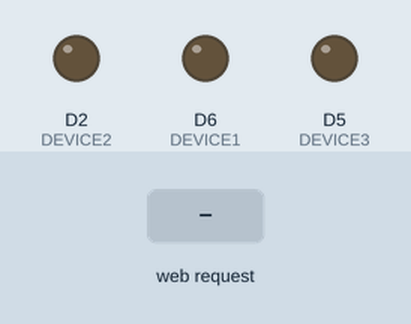
This sketch was run on a simulated ESP8266 (NodeMCU). Shown: output pins drawn as LEDs (lit = HIGH). The inputs (shaded band) are chosen by the test bench. WiFi joins after 1.5 s; servers stay silent unless stated; what the sketch prints to the serial monitor is not drawn.

Above: at 2.7 s.
2.8 s: HTTP request GET /dev1_on received
At 3.2 s:
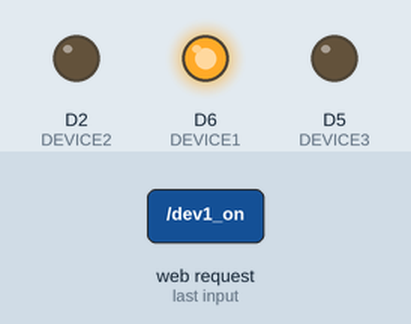
4.3 s: HTTP request GET /dev2_on received
At 5.5 s:
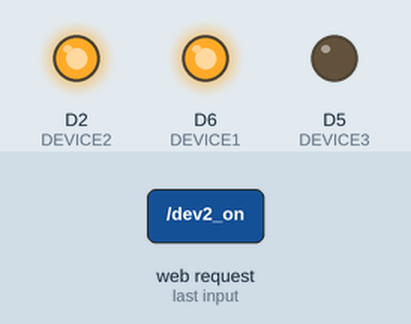
5.8 s: HTTP request GET /dev1_off received
At 6.7 s:
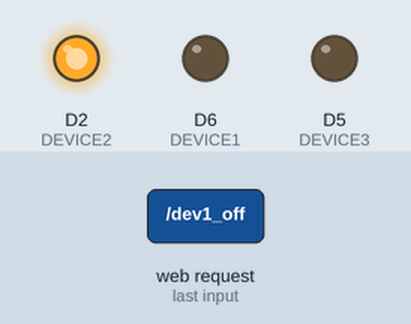
7.3 s: HTTP request GET /dev3_on received
At 7.8 s:
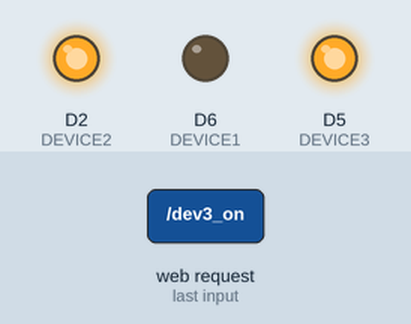
8.8 s: HTTP request GET /dev2_off received
At 10.0 s:
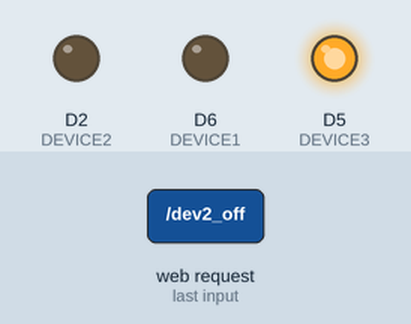
10.3 s: HTTP request GET /dev3_off received
At 11.3 s:
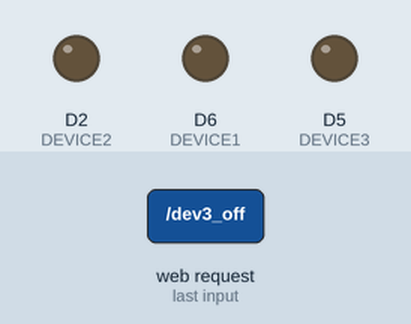
Timing chart, 0 to 12.8 s (numbered marks = the images above; inputs shaded):
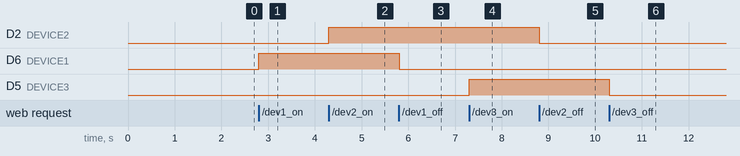

Measured:
- after the input at 2.8 s, D6 (DEVICE1): LOW → HIGH at once
- after the input at 4.3 s, D2 (DEVICE2): LOW → HIGH at once
- after the input at 5.8 s, D6 (DEVICE1): HIGH → LOW at once
- after the input at 7.3 s, D5 (DEVICE3): LOW → HIGH at once
- after the input at 8.8 s, D2 (DEVICE2): HIGH → LOW at once
- after the input at 10.3 s, D5 (DEVICE3): HIGH → LOW at once

The sketch:

HomeAutoApp.ino
```cpp
#include <ESP8266WiFi.h>
#define DEVICE1 D6
#define DEVICE2 D2
#define DEVICE3 D5
const char* ssid = "Enter_SSID";
 const char* password = "Enter_Pass";

WiFiServer server(80);

void setup() {
  Serial.begin(115200);
  pinMode(DEVICE1, OUTPUT);
  pinMode(DEVICE2, OUTPUT);
  pinMode(DEVICE3, OUTPUT);

  Serial.println();
  Serial.println();
  Serial.print("Connecting to ");
  Serial.println(ssid);
  WiFi.begin(ssid, password);
  while (WiFi.status() != WL_CONNECTED)
  {
    delay(500);
    Serial.print(".");
  }
  Serial.println("");
  Serial.println("WiFi connected");
  server.begin();
  Serial.println("Server started");
  //Below Ip Would be used to communicate from app.
  Serial.println(WiFi.localIP());
}

void loop() {
  WiFiClient client = server.available();
  if (!client) {
    return;
  }

  Serial.println("new client");
  while(!client.available())
  {
    delay(1);
  }
  String req = client.readStringUntil('\r');
  Serial.println(req);
  client.flush();

if (req.indexOf("/dev1_on") != -1)
  {

    digitalWrite(DEVICE1,HIGH);
    Serial.println("DEVICE1 ON");
  }
else if(req.indexOf("/dev1_off") != -1)
  {
    digitalWrite(DEVICE1,LOW);
    Serial.println("DEVICE1 OFF");
  }

if (req.indexOf("/dev2_on") != -1)
  {
    digitalWrite(DEVICE2,HIGH);
    Serial.println("DEVICE2 ON");
  }
else if(req.indexOf("/dev2_off") != -1)
  {
    digitalWrite(DEVICE2,LOW);
    Serial.println("DEVICE2 OFF");
  }
  if (req.indexOf("/dev3_on") != -1)
    {
      digitalWrite(DEVICE3,HIGH);
      Serial.println("DEVICE3 ON");
    }
else if(req.indexOf("/dev3_off") != -1)
    {
      digitalWrite(DEVICE3,LOW);
      Serial.println("DEVICE3 OFF");
    }
}
```
